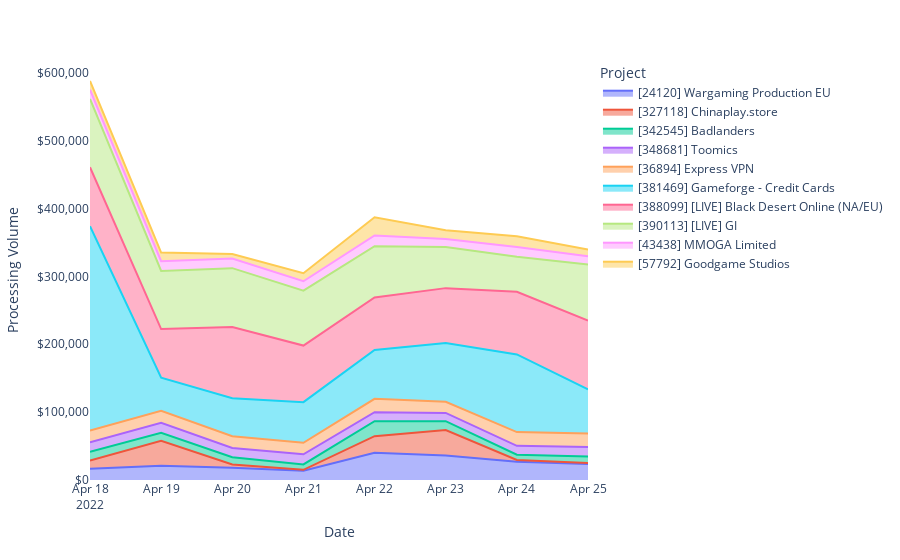

The code cell stored with this chart in its notebook:
### Code cell
graph_top_project_daily_PV(data)

### Figure 1 — Plotly figure (JSON) as saved in the notebook; plotly's stock layout.template omitted (floating-point values rounded to 4 significant figures)
{"data": [{"legendgroup": "[24120] Wargaming Production EU", "line": {"color": "#636efa"}, "marker": {"symbol": "circle"}, "mode": "lines", "name": "[24120] Wargaming Production EU", "orientation": "v", "showlegend": true, "stackgroup": "1", "type": "scatter", "x": ["2022-04-18", "2022-04-19", "2022-04-20", "2022-04-21", "2022-04-22", "2022-04-23", "2022-04-24", "2022-04-25"], "xaxis": "x", "y": [16620.0, 21130.0, 18100.0, 13760.0, 40020.0, 36060.0, 26740.0, 23620.0], "yaxis": "y"}, {"legendgroup": "[327118] Chinaplay.store", "line": {"color": "#EF553B"}, "marker": {"symbol": "circle"}, "mode": "lines", "name": "[327118] Chinaplay.store", "orientation": "v", "showlegend": true, "stackgroup": "1", "type": "scatter", "x": ["2022-04-18", "2022-04-19", "2022-04-20", "2022-04-21", "2022-04-22", "2022-04-23", "2022-04-24", "2022-04-25"], "xaxis": "x", "y": [12220.0, 36610.0, 4841.0, 1288.0, 24540.0, 37640.0, 2798.0, 1475.0], "yaxis": "y"}, {"legendgroup": "[342545] Badlanders", "line": {"color": "#00cc96"}, "marker": {"symbol": "circle"}, "mode": "lines", "name": "[342545] Badlanders", "orientation": "v", "showlegend": true, "stackgroup": "1", "type": "scatter", "x": ["2022-04-18", "2022-04-19", "2022-04-20", "2022-04-21", "2022-04-22", "2022-04-23", "2022-04-24", "2022-04-25"], "xaxis": "x", "y": [12620.0, 11770.0, 10730.0, 7911.0, 22130.0, 13040.0, 7719.0, 9366.0], "yaxis": "y"}, {"legendgroup": "[348681] Toomics", "line": {"color": "#ab63fa"}, "marker": {"symbol": "circle"}, "mode": "lines", "name": "[348681] Toomics", "orientation": "v", "showlegend": true, "stackgroup": "1", "type": "scatter", "x": ["2022-04-18", "2022-04-19", "2022-04-20", "2022-04-21", "2022-04-22", "2022-04-23", "2022-04-24", "2022-04-25"], "xaxis": "x", "y": [14110.0, 14780.0, 13470.0, 14960.0, 13270.0, 12160.0, 13070.0, 14020.0], "yaxis": "y"}, {"legendgroup": "[36894] Express VPN", "line": {"color": "#FFA15A"}, "marker": {"symbol": "circle"}, "mode": "lines", "name": "[36894] Express VPN", "orientation": "v", "showlegend": true, "stackgroup": "1", "type": "scatter", "x": ["2022-04-18", "2022-04-19", "2022-04-20", "2022-04-21", "2022-04-22", "2022-04-23", "2022-04-24", "2022-04-25"], "xaxis": "x", "y": [17370.0, 17720.0, 17420.0, 16930.0, 19600.0, 16270.0, 20250.0, 19980.0], "yaxis": "y"}, {"legendgroup": "[381469] Gameforge - Credit Cards", "line": {"color": "#19d3f3"}, "marker": {"symbol": "circle"}, "mode": "lines", "name": "[381469] Gameforge - Credit Cards", "orientation": "v", "showlegend": true, "stackgroup": "1", "type": "scatter", "x": ["2022-04-18", "2022-04-19", "2022-04-20", "2022-04-21", "2022-04-22", "2022-04-23", "2022-04-24", "2022-04-25"], "xaxis": "x", "y": [301000.0, 48720.0, 55910.0, 59820.0, 72020.0, 86620.0, 114400.0, 65200.0], "yaxis": "y"}, {"legendgroup": "[388099] [LIVE] Black Desert Online (NA/EU)", "line": {"color": "#FF6692"}, "marker": {"symbol": "circle"}, "mode": "lines", "name": "[388099] [LIVE] Black Desert Online (NA/EU)", "orientation": "v", "showlegend": true, "stackgroup": "1", "type": "scatter", "x": ["2022-04-18", "2022-04-19", "2022-04-20", "2022-04-21", "2022-04-22", "2022-04-23", "2022-04-24", "2022-04-25"], "xaxis": "x", "y": [86960.0, 71660.0, 104900.0, 83400.0, 77480.0, 80950.0, 92320.0, 101400.0], "yaxis": "y"}, {"legendgroup": "[390113] [LIVE] GI", "line": {"color": "#B6E880"}, "marker": {"symbol": "circle"}, "mode": "lines", "name": "[390113] [LIVE] GI", "orientation": "v", "showlegend": true, "stackgroup": "1", "type": "scatter", "x": ["2022-04-18", "2022-04-19", "2022-04-20", "2022-04-21", "2022-04-22", "2022-04-23", "2022-04-24", "2022-04-25"], "xaxis": "x", "y": [100600.0, 85770.0, 86800.0, 80990.0, 75420.0, 60690.0, 51550.0, 82570.0], "yaxis": "y"}, {"legendgroup": "[43438] MMOGA Limited", "line": {"color": "#FF97FF"}, "marker": {"symbol": "circle"}, "mode": "lines", "name": "[43438] MMOGA Limited", "orientation": "v", "showlegend": true, "stackgroup": "1", "type": "scatter", "x": ["2022-04-18", "2022-04-19", "2022-04-20", "2022-04-21", "2022-04-22", "2022-04-23", "2022-04-24", "2022-04-25"], "xaxis": "x", "y": [13670.0, 14270.0, 14210.0, 13800.0, 15960.0, 11650.0, 14640.0, 12230.0], "yaxis": "y"}, {"legendgroup": "[57792] Goodgame Studios", "line": {"color": "#FECB52"}, "marker": {"symbol": "circle"}, "mode": "lines", "name": "[57792] Goodgame Studios", "orientation": "v", "showlegend": true, "stackgroup": "1", "type": "scatter", "x": ["2022-04-18", "2022-04-19", "2022-04-20", "2022-04-21", "2022-04-22", "2022-04-23", "2022-04-24", "2022-04-25"], "xaxis": "x", "y": [12770.0, 12670.0, 6690.0, 11920.0, 26660.0, 13070.0, 15740.0, 9687.0], "yaxis": "y"}], "layout": {"autosize": true, "hovermode": "x", "legend": {"title": {"text": "Project"}, "tracegroupgap": 0}, "margin": {"t": 60}, "plot_bgcolor": "white", "xaxis": {"anchor": "y", "autorange": true, "domain": [0, 1], "range": ["2022-04-18", "2022-04-25"], "title": {"text": "Date"}, "type": "date"}, "yaxis": {"anchor": "x", "autorange": true, "domain": [0, 1], "range": [0, 618900.0], "rangemode": "tozero", "tickformat": "$,", "title": {"text": "Processing Volume"}, "type": "linear"}}}
